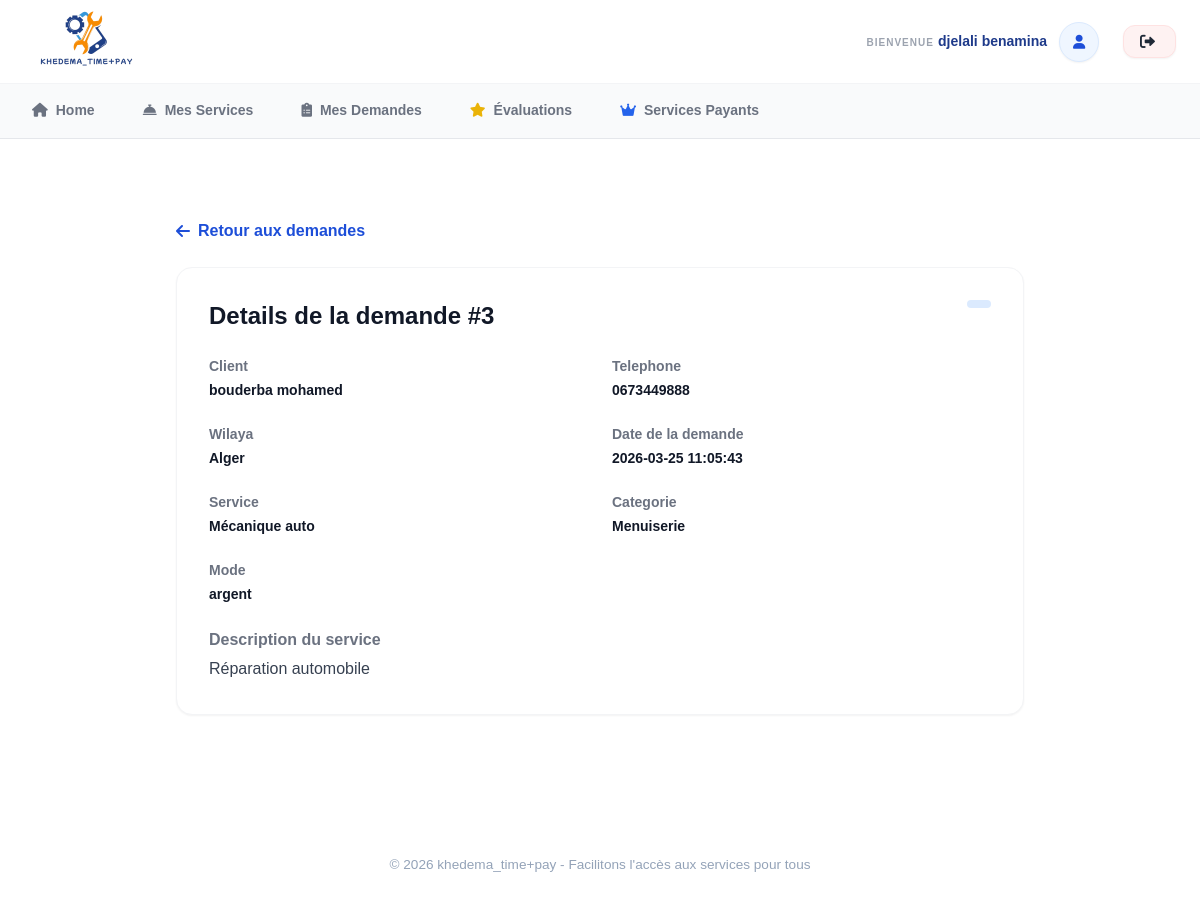
Screenshot of /view/details_demande.php?id=3 (signed in) with the database file from the repository.
### tables this page shows
CREATE TABLE `demande` (
  `id_demande` int(11) NOT NULL,
  `id_service` int(11) NOT NULL,
  `id_utilisateur` int(11) NOT NULL,
  `statut` enum('accepté','payé') NOT NULL,
  `date_demande` datetime NOT NULL DEFAULT current_timestamp()
);

CREATE TABLE `utilisateur` (
  `id_utilisateur` int(11) NOT NULL,
  `nom` varchar(100) NOT NULL,
  `prenom` varchar(100) NOT NULL,
  `telephone` varchar(20) DEFAULT NULL,
  `adress` varchar(255) DEFAULT NULL,
  `mot_de_passe` varchar(255) NOT NULL,
  `wilaya` varchar(100) DEFAULT NULL,
  `photo` varchar(255) NOT NULL
);

CREATE TABLE `service` (
  `id_service` int(11) NOT NULL,
  `nom` varchar(150) NOT NULL,
  `image` varchar(255) DEFAULT NULL,
  `description` text DEFAULT NULL,
  `type_service` varchar(100) DEFAULT NULL,
  `prix` decimal(10,2) NOT NULL DEFAULT 0.00,
  `categorie` varchar(100) DEFAULT NULL,
  `id_prestataire` int(11) DEFAULT NULL
);

### View/details_demande.php (the view, shortened to what this page needs)
<?php
include '../includes/header.php';
$idDemande = isset($_GET['id']) ? (int) $_GET['id'] : 0;
$idPrestataire = currentUserId();
$stmt = $pdo->prepare(
    "SELECT
        d.id_demande,
        d.statut,
        d.date_demande,
        s.nom AS service_nom,
        s.description AS service_description,
        s.type_service,
        s.categorie,
        u.nom AS client_nom,
        u.prenom AS client_prenom,
        u.telephone,
        u.wilaya
     FROM demande d
     INNER JOIN service s ON d.id_service = s.id_service
     INNER JOIN utilisateur u ON d.id_utilisateur = u.id_utilisateur
     WHERE d.id_demande = :id_demande AND s.id_prestataire = :id_prestataire"
);
$stmt->execute([
    ':id_demande' => $idDemande,
    ':id_prestataire' => $idPrestataire,
]);
$demande = $stmt->fetch(PDO::FETCH_ASSOC);
?>
<div class="container mx-auto px-6 py-10 max-w-4xl">
    <a href="demandes_prestataire.php" class="inline-flex items-center text-blue-700 hover:text-blue-900 font-semibold mb-6">
        <i class="fas fa-arrow-left mr-2"></i> Retour aux demandes
    </a>
    <div class="bg-white rounded-2xl shadow-sm border border-gray-100 p-8 space-y-6">
        <div class="flex justify-between items-start">
            <h1 class="text-2xl font-extrabold text-gray-900">Details de la demande #<?php echo (int) $demande['id_demande']; ?></h1>
            <span class="px-3 py-1 rounded-full text-xs font-bold uppercase bg-blue-100 text-blue-700">
            </span>
        </div>
        <div class="grid grid-cols-1 md:grid-cols-2 gap-6 text-sm">
            <div>
                <p class="text-gray-500 font-semibold mb-1">Client</p>
                <p class="font-bold text-gray-900"><?php echo htmlspecialchars($demande['client_prenom'] . ' ' . $demande['client_nom']); ?></p>
            </div>
            <div>
                <p class="text-gray-500 font-semibold mb-1">Telephone</p>
                <p class="font-bold text-gray-900"><?php echo htmlspecialchars($demande['telephone']); ?></p>
            </div>
            <div>
                <p class="text-gray-500 font-semibold mb-1">Wilaya</p>
                <p class="font-bold text-gray-900"><?php echo htmlspecialchars($demande['wilaya']); ?></p>
            </div>
            <div>
                <p class="text-gray-500 font-semibold mb-1">Date de la demande</p>
                <p class="font-bold text-gray-900"><?php echo htmlspecialchars($demande['date_demande']); ?></p>
            </div>
            <div>
                <p class="text-gray-500 font-semibold mb-1">Service</p>
                <p class="font-bold text-gray-900"><?php echo htmlspecialchars($demande['service_nom']); ?></p>
            </div>
            <div>
                <p class="text-gray-500 font-semibold mb-1">Categorie</p>
                <p class="font-bold text-gray-900"><?php echo htmlspecialchars($demande['categorie']); ?></p>
            </div>
            <div>
                <p class="text-gray-500 font-semibold mb-1">Mode</p>
                <p class="font-bold text-gray-900"><?php echo htmlspecialchars($demande['type_service']); ?></p>
            </div>
        </div>
        <div>
            <p class="text-gray-500 font-semibold mb-1">Description du service</p>
            <p class="text-gray-700 leading-relaxed"><?php echo nl2br(htmlspecialchars($demande['service_description'])); ?></p>
        </div>
    </div>
</div>
<?php include '../includes/footer.php'; ?>

### layout/css/plombiers_style.css (style rules this page uses)
h1 { font-size: 2rem; margin-bottom: 10px; }

### layout/css/menuiserie_style.css (style rules this page uses)
h1 { font-size: 2rem; margin-bottom: 10px; }

### layout/css/electriciens_style.css (style rules this page uses)
h1 { font-size: 2rem; margin-bottom: 10px; }

### layout/css/mecanique_style.css (style rules this page uses)
h1 { font-size: 2rem; margin-bottom: 10px; }

### layout/css/arStyle.css (style rules this page uses)
:root { --primary: #3b82f6; --bg: #f3f6ff; --text: #1e293b; }
body { background-color: var(--bg); font-family: 'Inter', sans-serif; margin: 0; color: var(--text); }
.container { max-width: 800px; margin: 40px auto; padding-bottom: 100px; }

### layout/css/body.css (style rules this page uses)
* { margin: 0; padding: 0; box-sizing: border-box; }
body { font-family: Arial, sans-serif; background: #ffffff; color: #111827; line-height: 1.5; }

### rows the page displays
demande: id_demande "3", id_utilisateur.nom "bouderba mohamed", id_utilisateur.telephone "0673449888", id_utilisateur.wilaya "Alger", date_demande "2026-03-25 11:05:43", id_service.nom "Mécanique auto", id_service.categorie "Menuiserie", id_service.type_service "argent", id_service.description "Réparation automobile"

### other values shown
$_SESSION['prenom'] . " " . $_SESSION['nom'] "djelali benamina"
